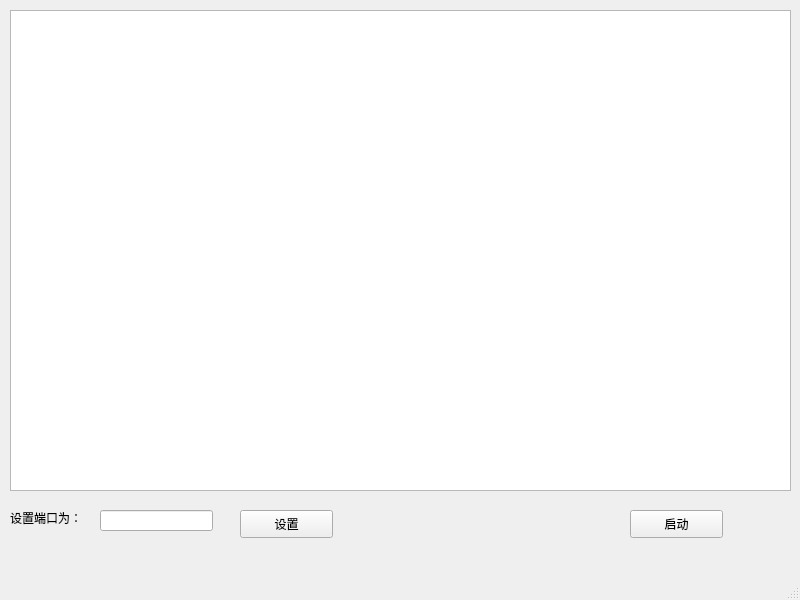
<?xml version="1.0" encoding="UTF-8"?>
<ui version="4.0">
 <class>MainWindow</class>
 <widget class="QMainWindow" name="MainWindow">
  <property name="geometry">
   <rect>
    <x>0</x>
    <y>0</y>
    <width>800</width>
    <height>600</height>
   </rect>
  </property>
  <property name="windowTitle">
   <string>MainWindow</string>
  </property>
  <widget class="QWidget" name="centralwidget">
   <widget class="QListView" name="listView">
    <property name="geometry">
     <rect>
      <x>10</x>
      <y>10</y>
      <width>781</width>
      <height>481</height>
     </rect>
    </property>
   </widget>
   <widget class="QPushButton" name="pushButton">
    <property name="geometry">
     <rect>
      <x>630</x>
      <y>510</y>
      <width>93</width>
      <height>28</height>
     </rect>
    </property>
    <property name="text">
     <string>启动</string>
    </property>
   </widget>
   <widget class="QLineEdit" name="lineEdit">
    <property name="geometry">
     <rect>
      <x>100</x>
      <y>510</y>
      <width>113</width>
      <height>21</height>
     </rect>
    </property>
   </widget>
   <widget class="QLabel" name="label">
    <property name="geometry">
     <rect>
      <x>10</x>
      <y>510</y>
      <width>91</width>
      <height>16</height>
     </rect>
    </property>
    <property name="text">
     <string>设置端口为：</string>
    </property>
   </widget>
   <widget class="QPushButton" name="pushButton_2">
    <property name="geometry">
     <rect>
      <x>240</x>
      <y>510</y>
      <width>93</width>
      <height>28</height>
     </rect>
    </property>
    <property name="text">
     <string>设置</string>
    </property>
   </widget>
  </widget>
  <widget class="QMenuBar" name="menubar">
   <property name="geometry">
    <rect>
     <x>0</x>
     <y>0</y>
     <width>800</width>
     <height>26</height>
    </rect>
   </property>
  </widget>
  <widget class="QStatusBar" name="statusbar"/>
 </widget>
 <resources/>
 <connections/>
</ui>
